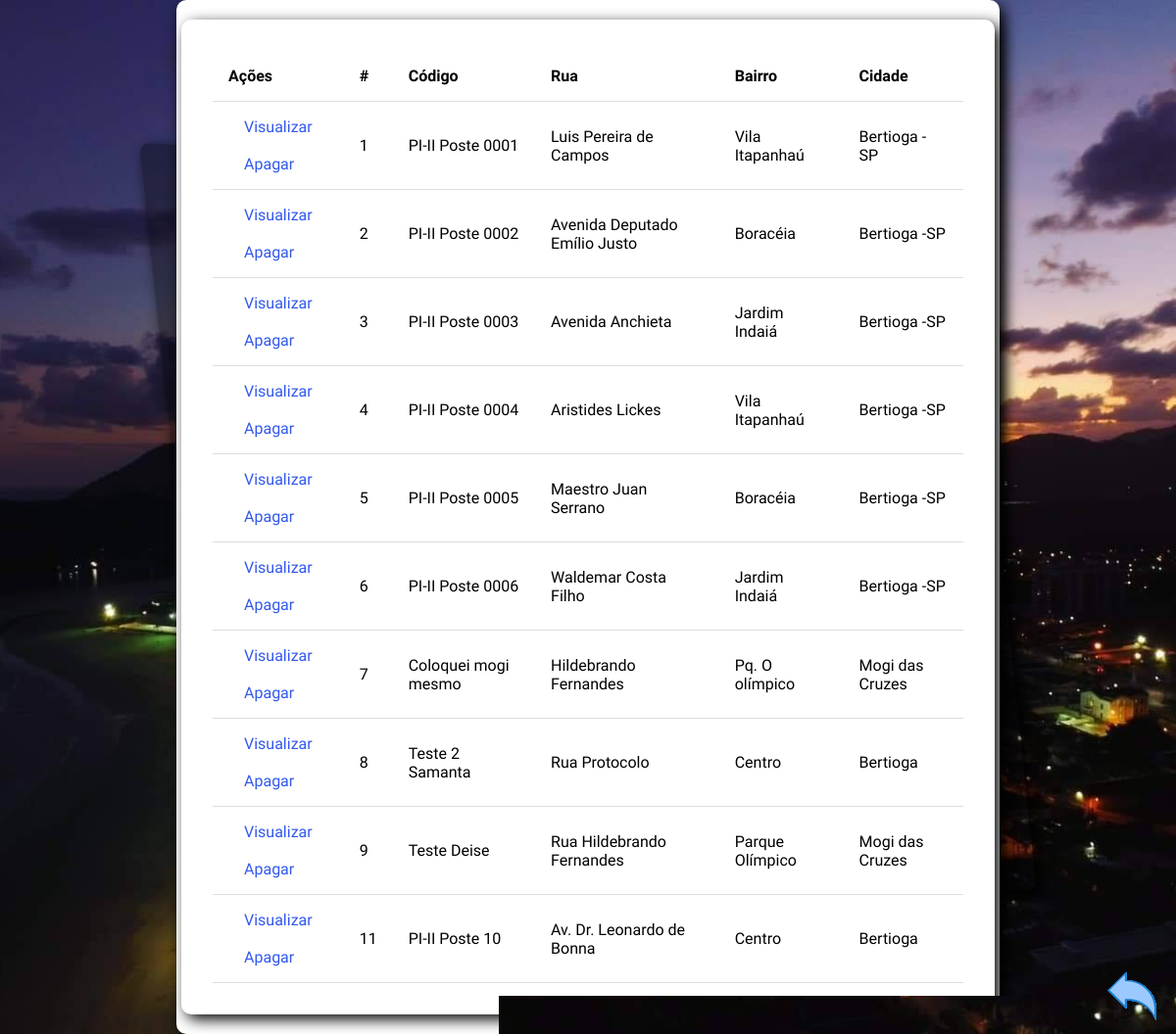
/postescadastrados (signed in), run on the app's committed database.
### app.py (models this page shows)
class Poste(db.Model):
    id = db.Column('id', db.Integer, primary_key=True, autoincrement=True)
    codigo = db.Column(db.String(20), nullable=False)
    rua = db.Column(db.String(50), nullable=False)
    bairro = db.Column(db.String(50), nullable=False)
    cidade = db.Column(db.String(300), nullable=False)

### app.py (the view)
@app.route("/postescadastrados")
def addp():
    if 'username' in session:
        postes = Poste.query.all()
        return render_template("postescadastrados.html", postes=postes)
    else:
        return render_template('errologin.html')

### templates/postescadastrados.html (shortened to what this page needs)
    {% extends 'base.html' %}
    {% block conteudo %}
<main>
    <section class="container">
        <section id="cadastrei">
            <table>
                <thead>
                <tr>
                    <th>Ações</th>
                    <th>#</th>
                    <th>Código</th>
                    <th>Rua</th>
                    <th>Bairro</th>
                    <th>Cidade</th>
                </tr>
                </thead>
                <tbody>
                {% for m in postes %}
                <tr>
                    <td>
                        <a href="/visualizapostes/{{m.id}}">Visualizar</a><br><br>
                        <a href="/apaga/{{m.id}}">Apagar</a>
                    </td>
                    <td>{{m.id}}</td>
                    <td>{{m.codigo}}</td>
                    <td>{{m.rua}}</td>
                    <td>{{m.bairro}}</td>
                    <td>{{m.cidade}}</td>
                </tr>
                {% endfor %}
                </tbody>
            </table>
        </section>
    </section>
</main>
    <footer>
        <div>
            <a href="/administrativa" id="topo"><img src="../static/imagens/Voltar.png" alt="Voltar para a tela administrativa"></a>
        </div>
    </footer>
{% endblock %}

### static/css/style.css (style rules this page uses)
* { margin: 0; padding: 0; box-sizing: border-box; font-family: "Ubuntu", sans-serif; }
body { display: flex; align-items: center; justify-content: center; min-height: 100vh; }
.bg { background-image: url("../imagens/Bertioga1.jpg"); background-repeat: no-repeat; background-size: cover; background-position: center; background-attachment: fixed; }
section { display: flex; background: #fff; padding: 20px 5px; border-radius: 10px; box-shadow: 5px 5px 15px; max-width: 70vw; }
section { min-width: 30%; }
.container { position: relative; }
section#cadastrei { max-width: 100%; padding: 2rem; overflow-x: auto; }
section#cadastrei table { border-collapse: collapse; width: 100%; border-spacing: 0; }
section#cadastrei table th, td { padding: 1rem; border-bottom: 1px solid #ddd; text-align: left; }
section#cadastrei table a { padding: 1rem; color: #3359ec; text-decoration: none; transition: all 0.3s ease-in-out; }
#topo { position: fixed; right: 20px; bottom: 10px; }

### data on the page
Poste: id "1", codigo "PI-II Poste 0001", rua "Luis Pereira de Campos", bairro "Vila Itapanhaú", cidade "Bertioga - SP"
Poste: id "2", codigo "PI-II Poste 0002", rua "Avenida Deputado Emílio Justo", bairro "Boracéia", cidade "Bertioga -SP"
Poste: id "3", codigo "PI-II Poste 0003", rua "Avenida Anchieta", bairro "Jardim Indaiá", cidade "Bertioga -SP"
Poste: id "4", codigo "PI-II Poste 0004", rua "Aristides Lickes", bairro "Vila Itapanhaú", cidade "Bertioga -SP"
Poste: id "5", codigo "PI-II Poste 0005", rua "Maestro Juan Serrano", bairro "Boracéia", cidade "Bertioga -SP"
Poste: id "6", codigo "PI-II Poste 0006", rua "Waldemar Costa Filho", bairro "Jardim Indaiá", cidade "Bertioga -SP"
Poste: id "7", codigo "Coloquei mogi mesmo", rua "Hildebrando Fernandes", bairro "Pq. O olímpico", cidade "Mogi das Cruzes"
Poste: id "8", codigo "Teste 2 Samanta", rua "Rua Protocolo", bairro "Centro", cidade "Bertioga"
Poste: id "9", codigo "Teste Deise", rua "Rua Hildebrando Fernandes", bairro "Parque Olímpico", cidade "Mogi das Cruzes"
Poste: id "11", codigo "PI-II Poste 10", rua "Av. Dr. Leonardo de Bonna", bairro "Centro", cidade "Bertioga"
